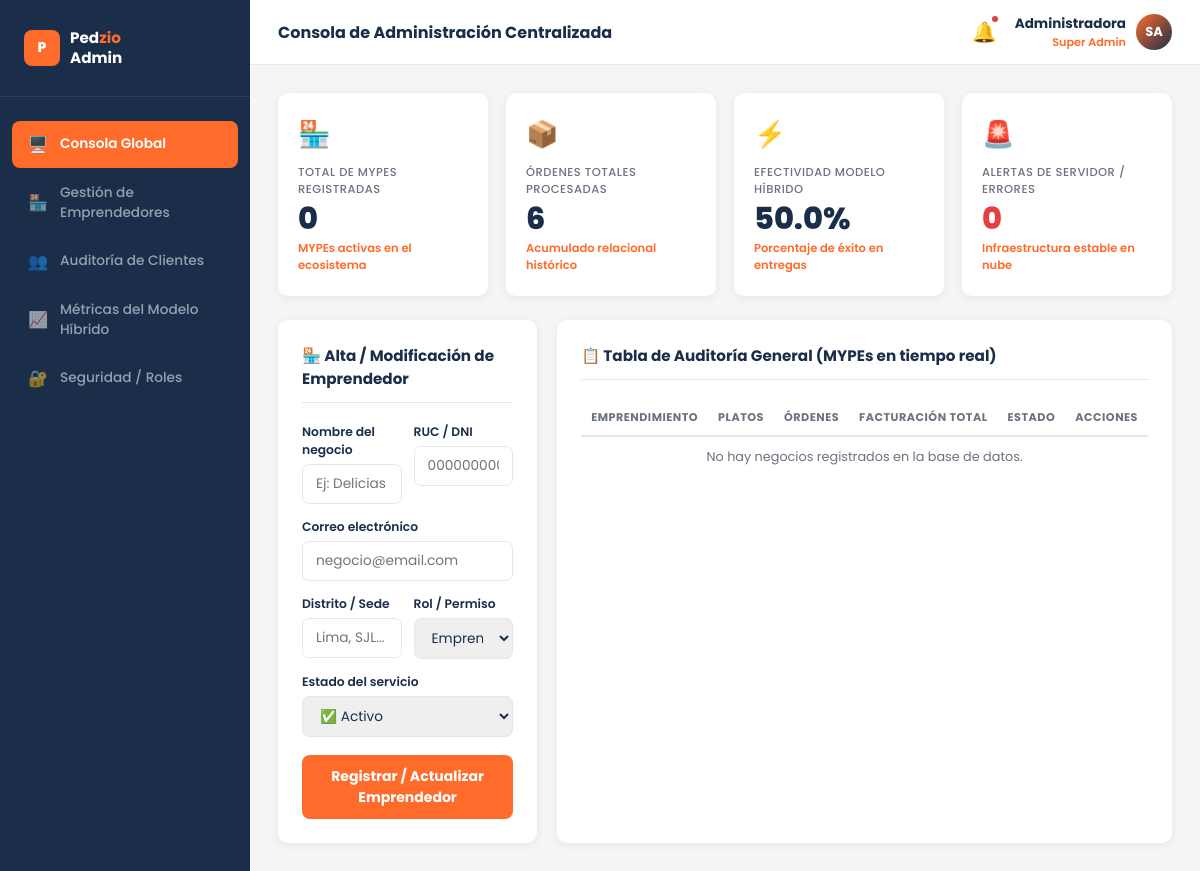
/superadmin.php, run on an earlier commit of the app's database.
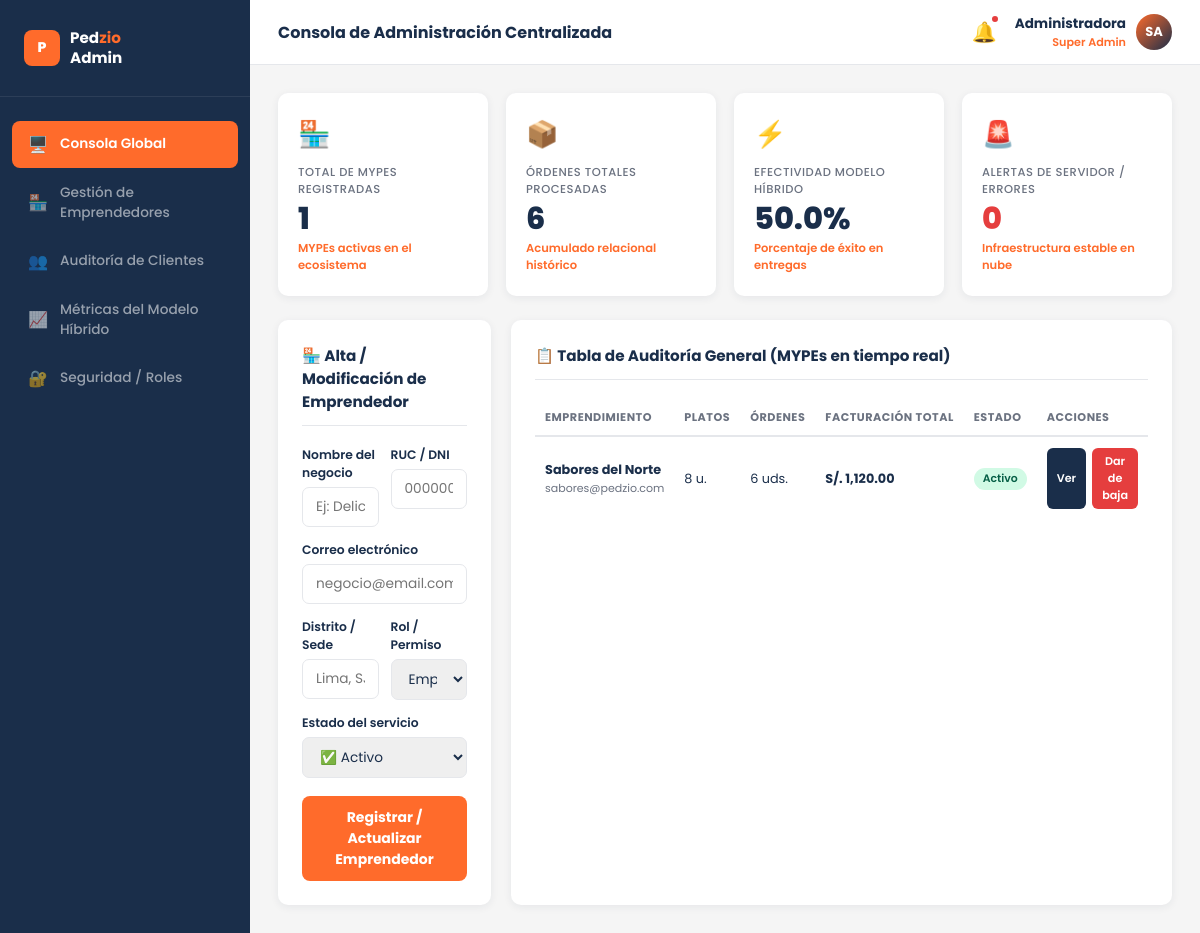
And on a later commit of the database.
### tables this page shows
CREATE TABLE Usuario (
  id_usuario  INT            NOT NULL AUTO_INCREMENT,
  nombre      VARCHAR(100)   NOT NULL,
  correo      VARCHAR(120)   NOT NULL,
  contrasena  VARCHAR(255)   NOT NULL,
  telefono    VARCHAR(20)        NULL,
  rol         ENUM('Emprendedor', 'SuperAdmin') NOT NULL DEFAULT 'Emprendedor',
  activo      TINYINT(1)     NOT NULL DEFAULT 1,
   
  PRIMARY KEY (id_usuario),
  UNIQUE KEY uq_correo_usr (correo)
);

### superadmin.php (the view, shortened to what this page needs)
<?php
require_once 'conexion.php';
try {
    $sql_global_kpis = "SELECT
                            (SELECT COUNT(*) FROM Usuario WHERE rol = 'Emprendedor' AND activo = 1) AS total_mypes,
                            (SELECT COUNT(*) FROM Pedido WHERE activo = 1) AS total_ordenes,
                            ROUND(
                              (SELECT COUNT(*) FROM Pedido WHERE estado = 'Entregado' AND activo = 1) * 100.0
                              / NULLIF((SELECT COUNT(*) FROM Pedido WHERE activo = 1), 0)
                            , 1) AS efectividad_pct";
    $stmt_kpis = $pdo->query($sql_global_kpis);
    $global_kpis = $stmt_kpis->fetch();
    $total_mypes     = $global_kpis['total_mypes'] ?? 0;
    $total_ordenes   = $global_kpis['total_ordenes'] ?? 0;
    $efectividad_pct = $global_kpis['efectividad_pct'] ?? 0.0;
    $sql_auditoria = "SELECT
                        u.id_usuario,
                        u.nombre AS negocio,
                        u.correo,
                        u.activo,
                        COUNT(DISTINCT pr.id_producto) AS total_productos,
                        COUNT(DISTINCT pe.id_pedido) AS total_pedidos,
                        COALESCE(SUM(i.monto), 0) AS facturacion_total
                      FROM Usuario u
                      LEFT JOIN Producto pr ON pr.id_usuario = u.id_usuario AND pr.activo = 1
                      LEFT JOIN Pedido pe ON pe.id_usuario = u.id_usuario AND pe.activo = 1
                      LEFT JOIN Ingreso i ON i.id_pedido = pe.id_pedido AND i.activo = 1
                      WHERE u.rol = 'Emprendedor'
                      GROUP BY u.id_usuario, u.nombre, u.correo, u.activo
                      ORDER BY facturacion_total DESC";
    $stmt_audit = $pdo->query($sql_auditoria);
    $auditoria_db = $stmt_audit->fetchAll();
} catch (PDOException $e) {
    $total_mypes = 0; $total_ordenes = 0; $efectividad_pct = 0.0;
    $auditoria_db = [];
}
?>
<!DOCTYPE html>
<html lang="es">
<head>
</head>
<body>
<aside class="sidebar">
  <div class="sidebar-brand">
    <div class="logo">P</div>
    <span>Ped<em>zio</em><br>Admin</span>
  </div>
  <nav class="sidebar-nav">
    <a href="#" class="nav-item active"><span class="nav-icon">🖥️</span> Consola Global</a>
    <a href="#" class="nav-item"><span class="nav-icon">🏪</span> Gestión de Emprendedores</a>
    <a href="#" class="nav-item"><span class="nav-icon">👥</span> Auditoría de Clientes</a>
    <a href="#" class="nav-item"><span class="nav-icon">📈</span> Métricas del Modelo Híbrido</a>
    <a href="#" class="nav-item"><span class="nav-icon">🔐</span> Seguridad / Roles</a>
  </nav>
</aside>
<div class="main">
  <header class="topbar">
    <h1>Consola de Administración Centralizada</h1>
    <div class="topbar-right">
      <div class="alert-bell" title="Alertas">
        🔔
        <div class="alert-dot"></div>
      </div>
      <div class="topbar-profile">
        <div class="profile-info">
          <div class="name">Administradora</div>
          <div class="role">Super Admin</div>
        </div>
        <div class="avatar">SA</div>
      </div>
    </div>
  </header>
  <main class="workspace">
    <div class="kpi-row">
      <div class="kpi-card">
        <div class="kpi-icon">🏪</div>
        <div class="kpi-label">Total de MYPEs Registradas</div>
        <div class="kpi-value"><?= $total_mypes ?></div>
        <div class="kpi-sub">MYPEs activas en el ecosistema</div>
      </div>
      <div class="kpi-card">
        <div class="kpi-icon">📦</div>
        <div class="kpi-label">Órdenes Totales Procesadas</div>
        <div class="kpi-value"><?= number_format($total_ordenes) ?></div>
        <div class="kpi-sub">Acumulado relacional histórico</div>
      </div>
      <div class="kpi-card">
        <div class="kpi-icon">⚡</div>
        <div class="kpi-label">Efectividad Modelo Híbrido</div>
        <div class="kpi-value"><?= $efectividad_pct ?>%</div>
        <div class="kpi-sub">Porcentaje de éxito en entregas</div>
      </div>
      <div class="kpi-card alert-card">
        <div class="kpi-icon">🚨</div>
        <div class="kpi-label">Alertas de Servidor / Errores</div>
        <div class="kpi-value">0</div>
        <div class="kpi-sub">Infraestructura estable en nube</div>
      </div>
    </div>
    <div class="bottom-grid">
      <div class="card">
        <div class="card-title">🏪 Alta / Modificación de Emprendedor</div>
        <form method="POST" action="admin_emprendedor.php">
          <div class="form-row">
            <div class="form-group">
              <label>Nombre del negocio</label>
              <input type="text" name="negocio" placeholder="Ej: Delicias del Centro">
            </div>
            <div class="form-group">
              <label>RUC / DNI</label>
              <input type="text" name="ruc" placeholder="00000000000">
            </div>
          </div>
          <div class="form-group">
            <label>Correo electrónico</label>
            <input type="email" name="email" placeholder="negocio@email.com">
          </div>
          <div class="form-row">
            <div class="form-group">
              <label>Distrito / Sede</label>
              <input type="text" name="distrito" placeholder="Lima, SJL...">
            </div>
            <div class="form-group">
              <label>Rol / Permiso</label>
              <select name="rol">
                <option value="emprendedor">Emprendedor</option>
              </select>
            </div>
          </div>
          <div class="form-group">
            <label>Estado del servicio</label>
            <select name="estado">
              <option value="activo">✅ Activo</option>
            </select>
          </div>
          <button type="submit" class="btn-submit">Registrar / Actualizar Emprendedor</button>
        </form>
      </div>
      <div class="card">
        <div class="card-title">📋 Tabla de Auditoría General (MYPEs en tiempo real)</div>
        <div style="overflow-x:auto">
        <table class="data-table">
          <thead>
            <tr>
              <th>Emprendimiento</th>
              <th>Platos</th>
              <th>Órdenes</th>
              <th>Facturación Total</th>
              <th>Estado</th>
              <th>Acciones</th>
            </tr>
          </thead>
          <tbody>
            <?php if (empty($auditoria_db)): ?>
            <tr>
              <td colspan="6" style="text-align: center; color: var(--gray-text);">No hay negocios registrados en la base de datos.</td>
            </tr>
            <?php else: ?>
              <?php
              foreach ($auditoria_db as $e):
                $badge = $e['activo'] == 1 ? 'badge-active' : 'badge-inactive';
                $label = $e['activo'] == 1 ? 'Activo' : 'Suspendido';
              ?>
              <tr>
                <td><strong><?= htmlspecialchars($e['negocio']) ?></strong><br><span style="font-size:11px; color:var(--gray-text);"><?= htmlspecialchars($e['correo']) ?></span></td>
                <td><?= $e['total_productos'] ?> u.</td>
                <td><?= $e['total_pedidos'] ?> uds.</td>
                <td style="font-weight: 700; color: var(--navy);">S/. <?= number_format($e['facturacion_total'], 2) ?></td>
                <td><span class="badge <?= $badge ?>"><?= $label ?></span></td>
                <td>
                  <div class="action-btns">
                    <button class="btn-view">Ver</button>
                    <button class="btn-suspend">Dar de baja</button>
                  </div>
                </td>
              </tr>
              <?php endforeach; ?>
            <?php endif; ?>
          </tbody>
        </table>
        </div>
      </div>
    </div>
  </main>
</div>
</body>
</html>

What changed in the data, as far as the page shows it:
added usuario: nombre "Sabores del Norte", correo "sabores@pedzio.com", total_productos "8", total_pedidos "6", facturacion_total "1,120.00", activo "Activo"
Also different on the page:
$total_mypes: "0" → "1"
text no longer shown: "No hay negocios registrados en la base de datos."
